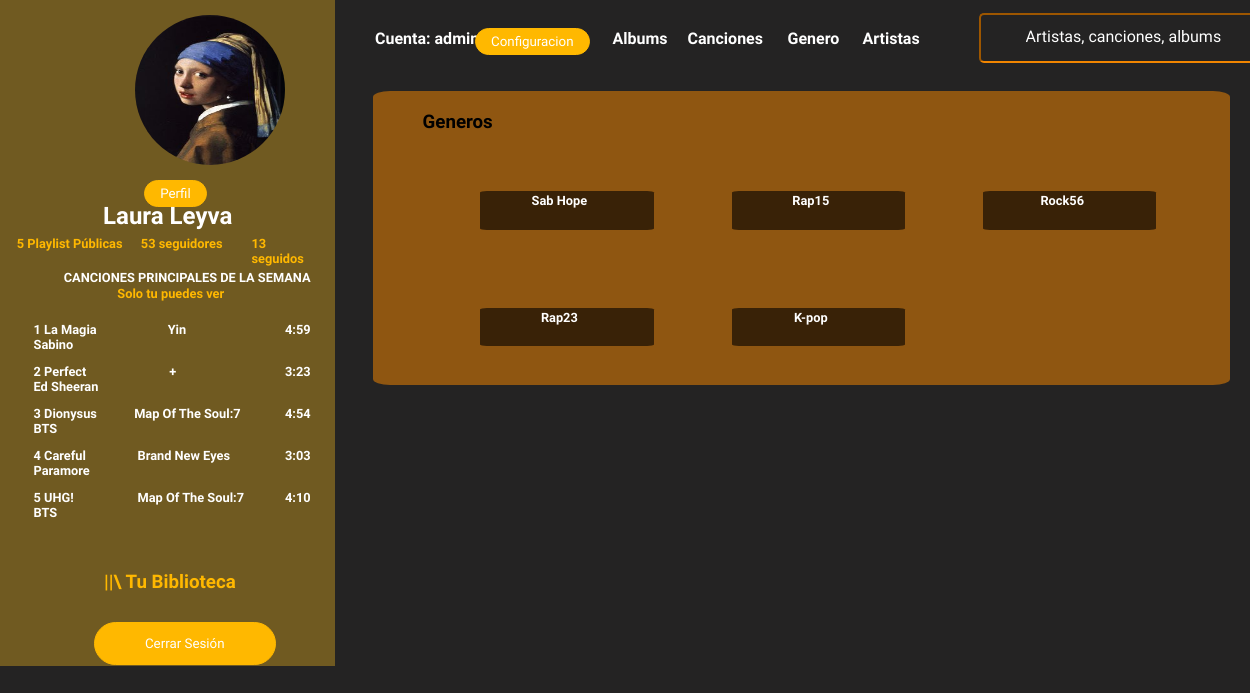
Screenshot of /generos/ (signed in) with the database file from the repository.
### control_usuarios/models.py (models this page shows, shortened)
class User(AbstractUser):
    avatar = models.ImageField(upload_to='avatares/', default='avatares/logouser.jpg')
    desc = models.TextField(null=True, blank=True)
    num_tel = models.CharField(max_length = 20, null=True, blank=True)
    pais = models.CharField(max_length = 30)
    fecha_nac = models.DateField(default="2018-07-22")
    tipo_us = models.CharField(max_length = 30, default="normal")

### control_musica/models.py (models this page shows, shortened)
class Generos(models.Model):
    genero = models.CharField(max_length = 50, unique=True)

### control_musica/views.py (the view)
# urls.py: path('generos/', views.generos_view, name="generos_view"),
@login_required
def generos_view(request):
    generos = Generos.objects.all()
    return render(request, 'generos.html', {'generos':generos})

### templates/generos.html
{% extends 'Home.html' %}
{% block content %}
<div class="texto9">
    <h3>Generos</h3>
</div>
<div class="cards">
    {% for Genero in generos %}
    <div onclick="location.href = '/bgen_canciones/{{Genero.pk}}'">
        <h5>{{ Genero.genero }}</h5>
    </div>
    {% endfor %}
</div>
{% endblock %}

### templates/Home.html (shortened to what this page needs)
{% load static %}
<!DOCTYPE html>
<html lang="en">
<head>
    <link rel="stylesheet" type="text/css" href="../static/css/Estilos.css">
</head>
<body class="general4">
    <div class="Artistas" onclick="location.href = '/artistas'">
        <h4>Artistas</h4>
    </div>
    <div class="Genero" onclick="location.href = '/generos'">
        <h4>Genero</h4>
    </div>
    <div class="Canciones" onclick="location.href = '/canciones'">
        <h4>Canciones</h4>
    </div>
    <div class="Albums" onclick="location.href = '/home'">
        <h4>Albums</h4>
    </div>
    {% if user.tipo_us == "admin" %}
    <div class="Cuenta_2">
        <h4>Cuenta: {{user.tipo_us}}</h4>
    </div>
    <button type="button" class="config" onclick="location.href = '/configuracion'"> Configuracion </button>
    {% endif %}
    <div class="box">
        <form method="post" action="{% url 'busqueda_view'%}">
        <div class="container-1">
            <input type="search" id="search" placeholder="Artistas, canciones, albums" name="search"/>
        </div>
        </form>
    </div>
    <div class="contenedor-menu">
        <div>
            <img src="{{ user.avatar.url }}" id="imagenes_menu">
        </div>
        <div class="Perfil">
            <button type="button" class="boton-perfil" onclick="location.href = '/change/{{user.id}}'">Perfil</button>
        </div>
        <div class="nom_user">
            <h2>{{user.first_name}} {{user.last_name}}</h2>
        </div>
        <div class="Playlist">
            <h5>5 Playlist Públicas</h5>
        </div>
        <div class="Seguidores">
            <h5>53 seguidores</h5>
        </div>
        <div class="Seguidos">
            <h5>13 seguidos</h5>
        </div>
        <div class="t1">
            <h5>CANCIONES PRINCIPALES DE LA SEMANA</h5>
        </div>
        <div class="t2">
            <h5>Solo tu puedes ver</h5>
        </div>
        <div class="tt1">
            <h5>1 La Magia<br>Sabino</h5>
        </div>
        <div class="tt2">
            <h5>2 Perfect<br>Ed Sheeran</h5>
        </div>
        <div class="tt3">
            <h5>3 Dionysus<br>BTS</h5>
        </div>
        <div class="tt4">
            <h5>4 Careful<br>Paramore</h5>
        </div>
        <div class="tt5">
            <h5>5 UHG!<br>BTS</h5>
        </div>
        <div class="tt6">
            <h5>Yin</h5>
        </div>
        <div class="tt7">
            <h5>+</h5>
        </div>
        <div class="tt8">
            <h5>Map Of The Soul:7</h5>
        </div>
        <div class="tt9">
            <h5>Brand New Eyes</h5>
        </div>
        <div class="tt10">
            <h5>Map Of The Soul:7</h5>
        </div>
        <div class="tt11">
            <h5>4:59</h5>
        </div>
        <div class="tt12">
            <h5>3:23</h5>
        </div>
        <div class="tt13">
            <h5>4:54</h5>
        </div>
        <div class="tt14">
            <h5>3:03</h5>
        </div>
        <div class="tt15">
            <h5>4:10</h5>
        </div>
        <div class="Biblioteca">
            <h3>||\ Tu Biblioteca</h3>
        </div>
        <div class="Cerrar-Sesion">
            <button onclick="location.href = '/logout'">Cerrar Sesión</button>
        </div>
    </div>
    <div class="contenedor-musica">
        {% block content %}
        {% endblock %}
    </div>
</body>
</html>

### rows the page displays
User: tipo_us "admin", avatar (picture), first_name "Laura", last_name "Leyva"
Generos: genero "Sab Hope"
Generos: genero "Rap15"
Generos: genero "Rock56"
Generos: genero "Rap23"
Generos: genero "K-pop"
